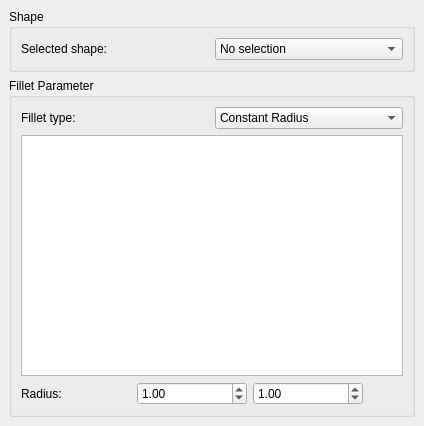
<?xml version="1.0" encoding="UTF-8"?>
<ui version="4.0">
 <class>PartGui::DlgFilletEdges</class>
 <widget class="QWidget" name="PartGui::DlgFilletEdges">
  <property name="geometry">
   <rect>
    <x>0</x>
    <y>0</y>
    <width>424</width>
    <height>426</height>
   </rect>
  </property>
  <property name="windowTitle">
   <string>Fillet Edges</string>
  </property>
  <layout class="QGridLayout">
   <property name="margin">
    <number>9</number>
   </property>
   <property name="spacing">
    <number>6</number>
   </property>
   <item row="1" column="0">
    <widget class="QGroupBox" name="groupBox_2">
     <property name="title">
      <string>Fillet Parameter</string>
     </property>
     <layout class="QGridLayout">
      <property name="margin">
       <number>9</number>
      </property>
      <property name="spacing">
       <number>6</number>
      </property>
      <item row="2" column="0" colspan="2">
       <layout class="QHBoxLayout">
        <property name="spacing">
         <number>6</number>
        </property>
        <property name="margin">
         <number>0</number>
        </property>
        <item>
         <widget class="QLabel" name="label_2">
          <property name="text">
           <string>Radius:</string>
          </property>
         </widget>
        </item>
        <item>
         <widget class="QDoubleSpinBox" name="filletStartRadius">
          <property name="singleStep">
           <double>0.100000000000000</double>
          </property>
          <property name="value">
           <double>1.000000000000000</double>
          </property>
         </widget>
        </item>
        <item>
         <widget class="QDoubleSpinBox" name="filletEndRadius">
          <property name="singleStep">
           <double>0.100000000000000</double>
          </property>
          <property name="value">
           <double>1.000000000000000</double>
          </property>
         </widget>
        </item>
        <item>
         <spacer>
          <property name="orientation">
           <enum>Qt::Horizontal</enum>
          </property>
          <property name="sizeType">
           <enum>QSizePolicy::Minimum</enum>
          </property>
          <property name="sizeHint" stdset="0">
           <size>
            <width>40</width>
            <height>20</height>
           </size>
          </property>
         </spacer>
        </item>
       </layout>
      </item>
      <item row="1" column="0" colspan="2">
       <widget class="QTreeView" name="treeView"/>
      </item>
      <item row="0" column="0">
       <widget class="QLabel" name="labelfillet">
        <property name="text">
         <string>Fillet type:</string>
        </property>
       </widget>
      </item>
      <item row="0" column="1">
       <widget class="QComboBox" name="filletType">
        <item>
         <property name="text">
          <string>Constant Radius</string>
         </property>
        </item>
        <item>
         <property name="text">
          <string>Variable Radius</string>
         </property>
        </item>
       </widget>
      </item>
     </layout>
    </widget>
   </item>
   <item row="0" column="0">
    <widget class="QGroupBox" name="groupBox">
     <property name="title">
      <string>Shape</string>
     </property>
     <layout class="QHBoxLayout">
      <property name="spacing">
       <number>6</number>
      </property>
      <property name="margin">
       <number>9</number>
      </property>
      <item>
       <widget class="QLabel" name="label">
        <property name="text">
         <string>Selected shape:</string>
        </property>
       </widget>
      </item>
      <item>
       <widget class="QComboBox" name="shapeObject">
        <item>
         <property name="text">
          <string>No selection</string>
         </property>
        </item>
       </widget>
      </item>
     </layout>
    </widget>
   </item>
  </layout>
 </widget>
 <tabstops>
  <tabstop>shapeObject</tabstop>
  <tabstop>filletType</tabstop>
  <tabstop>treeView</tabstop>
  <tabstop>filletStartRadius</tabstop>
  <tabstop>filletEndRadius</tabstop>
 </tabstops>
 <resources/>
 <connections/>
</ui>
